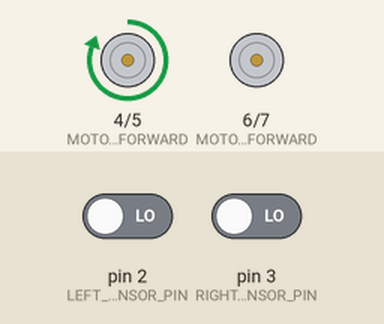
Bench run of a sketch on a simulated Arduino Uno, built with avr-gcc and run on an emulated ATmega328P. Shown: motor-driver pin pairs drawn as motors (green arrow = first pin HIGH = forward, orange = second pin HIGH = backward, longer = more drive). The test bench sets the inputs (shaded band); at power-on: pin 2 (LEFT_SENSOR_PIN) LOW, pin 3 (RIGHT_SENSOR_PIN) LOW.

Above: at 1.8 s.
1.9 s: pin 2 (LEFT_SENSOR_PIN) driven HIGH and pin 3 (RIGHT_SENSOR_PIN) driven HIGH
At 3.0 s:
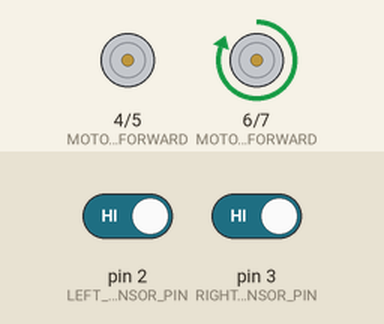
3.5 s: pin 2 (LEFT_SENSOR_PIN) driven LOW
At 4.1 s:
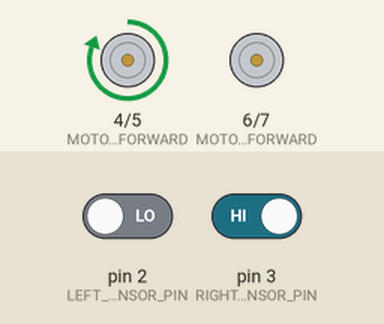
5.0 s: pin 2 (LEFT_SENSOR_PIN) driven HIGH
At 6.4 s:
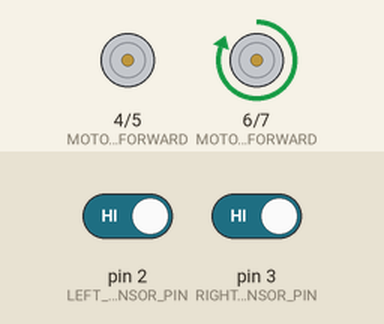
Timing chart, 0 to 8.0 s (numbered marks = the images above; inputs shaded):
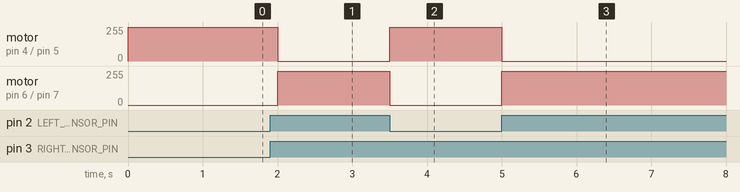

Measured:
- after the input at 1.9 s, motor on pin 4 (MOTOR_LEFT_FORWARD) / pin 5 (MOTOR_LEFT_BACKWARD): forward 255/255 → stopped after 0.10 s; motor on pin 6 (MOTOR_RIGHT_FORWARD) / pin 7 (MOTOR_RIGHT_BACKWARD): stopped → forward 255/255 after 0.10 s
- after the input at 3.5 s, motor on pin 4 (MOTOR_LEFT_FORWARD) / pin 5 (MOTOR_LEFT_BACKWARD): stopped → forward 255/255 at once; motor on pin 6 (MOTOR_RIGHT_FORWARD) / pin 7 (MOTOR_RIGHT_BACKWARD): forward 255/255 → stopped at once
- after the input at 5.0 s, motor on pin 4 (MOTOR_LEFT_FORWARD) / pin 5 (MOTOR_LEFT_BACKWARD): forward 255/255 → stopped at once; motor on pin 6 (MOTOR_RIGHT_FORWARD) / pin 7 (MOTOR_RIGHT_BACKWARD): stopped → forward 255/255 at once

The sketch:

Wall_follower_robot.ino.i.ino
```cpp
const int LEFT_SENSOR_PIN = 2;
const int RIGHT_SENSOR_PIN = 3;
const int MOTOR_LEFT_FORWARD = 4;
const int MOTOR_LEFT_BACKWARD = 5;
const int MOTOR_RIGHT_FORWARD = 6;
const int MOTOR_RIGHT_BACKWARD = 7;

void setup() {
    pinMode(LEFT_SENSOR_PIN, INPUT);
    pinMode(RIGHT_SENSOR_PIN, INPUT);
    pinMode(MOTOR_LEFT_FORWARD, OUTPUT);
    pinMode(MOTOR_LEFT_BACKWARD, OUTPUT);
    pinMode(MOTOR_RIGHT_FORWARD, OUTPUT);
    pinMode(MOTOR_RIGHT_BACKWARD, OUTPUT);
}

void loop() {
    int leftSensorValue = digitalRead(LEFT_SENSOR_PIN);
    int rightSensorValue = digitalRead(RIGHT_SENSOR_PIN);

    if (leftSensorValue == HIGH && rightSensorValue == HIGH) {

        turnLeft();
    } else if (leftSensorValue == HIGH && rightSensorValue == LOW) {
        turnRight();
        delay(500);
    } else if (leftSensorValue == LOW && rightSensorValue == LOW) {
        turnRight();
        delay(500);
    } else if (leftSensorValue == LOW && rightSensorValue == HIGH ) {
        turnRight();
    }
}

void moveForward() {
    digitalWrite(MOTOR_LEFT_FORWARD, HIGH);
    digitalWrite(MOTOR_RIGHT_FORWARD, HIGH);
    digitalWrite(MOTOR_LEFT_BACKWARD, LOW);
    digitalWrite(MOTOR_RIGHT_BACKWARD, LOW);
}

void moveBackward() {
    digitalWrite(MOTOR_LEFT_FORWARD, LOW);
    digitalWrite(MOTOR_RIGHT_FORWARD, LOW);
    digitalWrite(MOTOR_LEFT_BACKWARD, HIGH);
    digitalWrite(MOTOR_RIGHT_BACKWARD, HIGH);
}

void turnLeft() {
    digitalWrite(MOTOR_LEFT_FORWARD, LOW);
    digitalWrite(MOTOR_RIGHT_FORWARD, HIGH);
    digitalWrite(MOTOR_LEFT_BACKWARD, LOW);
    digitalWrite(MOTOR_RIGHT_BACKWARD, LOW);
}

void turnRight() {
    digitalWrite(MOTOR_LEFT_FORWARD, HIGH);
    digitalWrite(MOTOR_RIGHT_FORWARD, LOW);
    digitalWrite(MOTOR_LEFT_BACKWARD, LOW);
    digitalWrite(MOTOR_RIGHT_BACKWARD, LOW);
}
```
